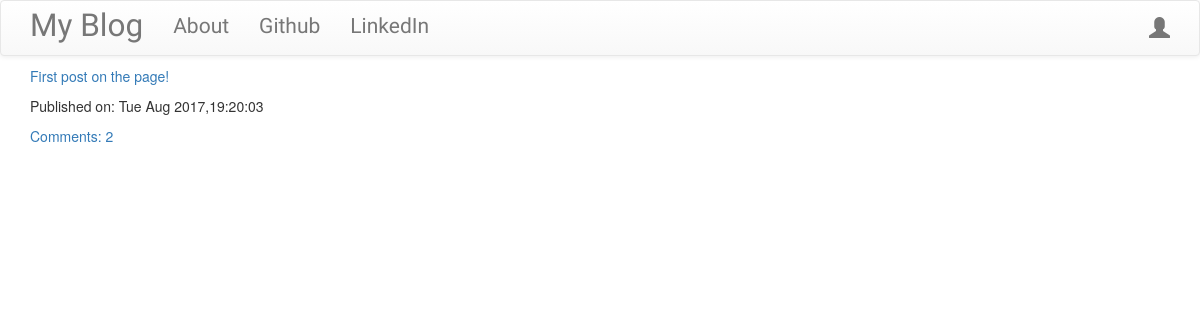
The page / on the database its author committed.
### blog/models.py (models this page shows, shortened)
class Post(models.Model):
    author = models.ForeignKey('auth.User')
    title = models.CharField(max_length=200)
    text = models.TextField()
    create_date = models.DateTimeField(default=timezone.now)
    published_date = models.DateTimeField(blank=True,null=True)
    def approve_comments(self):
        return self.comments.filter(approved_comment=True)

### blog/views.py (the view)
# urls.py: url(r'^$',views.PostListView.as_view(),name='post_list'),
class PostListView(ListView):
    model = Post
    def get_queryset(self):
        return Post.objects.filter(published_date__lte=timezone.now()).order_by('-published_date')

### blog/templates/blog/post_list.html
{% extends 'blog/base.html' %}
{% block content %}
<div class="centerstage">
  {% for post in post_list %}
  <p><a href="{% url 'post_detail' pk=post.pk %}">{{post.title}}</a></p>
  <div class="date">
    <p>Published on: {{post.published_date|date:"D M Y,H:i:s"}}</p>
  </div>
  <div class="">
  <a href="{% url 'post_detail' pk=post.pk %}">Comments: {{ post.approve_comments.count }}</a>
</div>
{% endfor %}
</div>
{% endblock %}

### blog/static/css/blog.css (style rules this page uses)
.centerstage { margin-left: auto; margin-right: auto; }

### rows shown on the page
Post: title "First post on the page!", published_date "Tue Aug 2017,19:20:03", approve_comments.count "2"
